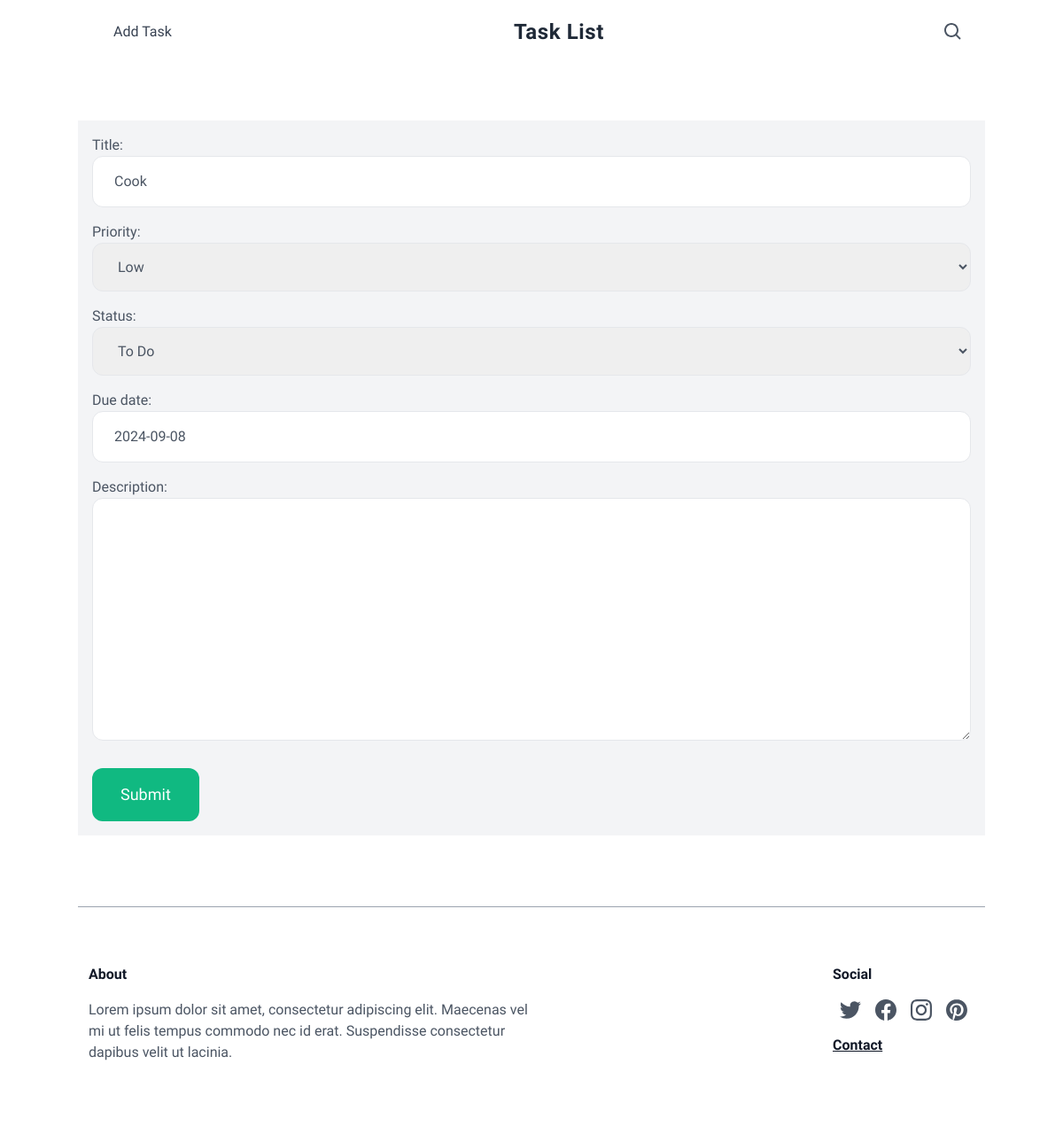
The page /edit/3/ on the database its author committed.
### home/models.py (models this page shows, shortened)
class Task(models.Model):
 title=models.CharField(max_length=255)
 description=models.TextField(blank=True,null=True)
 priority= models.IntegerField(default=1,choices=[(1,'High'),(2,'Medium'),(3,'Low')])
 status=models.CharField(default='To Do',choices=[('To Do','To Do'), ('In Progress','In Progress'), ('Done','Done')],max_length=255)
 due_date=models.DateField( blank=True)

### home/views.py (the view)
def edit_task(request, task_id):
    task = Task.objects.get(id=task_id)
    if request.method == 'POST':
        form = NewTaskForm(request.POST, instance=task)
        if form.is_valid():
            form.save()
            my_date = form.cleaned_data.get('my_date_field')
            if my_date is not None and date.today is not None:
             if my_date <= date.today():
                form.add_error('my_date_field', 'Please enter a future date.')
                return render(request, 'edit_task.html', {'form': form, 'task': task})
            return redirect('home')
    else:
        form = NewTaskForm(instance=task)
    return render(request, 'edit_task.html', {'form': form, 'task': task})

### home/form.py
class NewTaskForm(forms.ModelForm):
    class Meta:
        model=Task
        fields=('title','priority','status','due_date','description')
        widgets={
            'title':forms.TextInput(attrs={'class':Input_class}),
            'priority':forms.Select(attrs={'class':Input_class}),
            'status':forms.Select(attrs={'class':Input_class}),
            'due_date':forms.DateInput(attrs={'class':Input_class}),
            'description':forms.Textarea(attrs={'class':Input_class}),
        }

### templates/edit_task.html (shortened to what this page needs)
{%extends 'base.html' %}
{%block content%}
<div class="w-full">
<h1 class = "uppercase tracking-wide no-underline hover:no-underline font-bold text-gray-800 text-2xl py-4 px-4"> {{title}}</h1>
<form method="post" action=".", enctype="multipart/form-data" class="bg-gray-100 px-4 py-4">
    <div class="space-y-4 ">
        {{form.as_p}}
    </div>
    <button class="mt-6 py-4 px-8 text-lg bg-green-500 hover:bg-green-700 rounded-xl text-white">Submit</button>
</form>
</div>
{% endblock %}

### templates/base.html (style rules this page uses)
.work-sans { font-family: 'Work Sans', sans-serif; }

### rows shown on the page
Task: title "Cook", priority "Low", status "To Do", due_date "2024-09-08"
